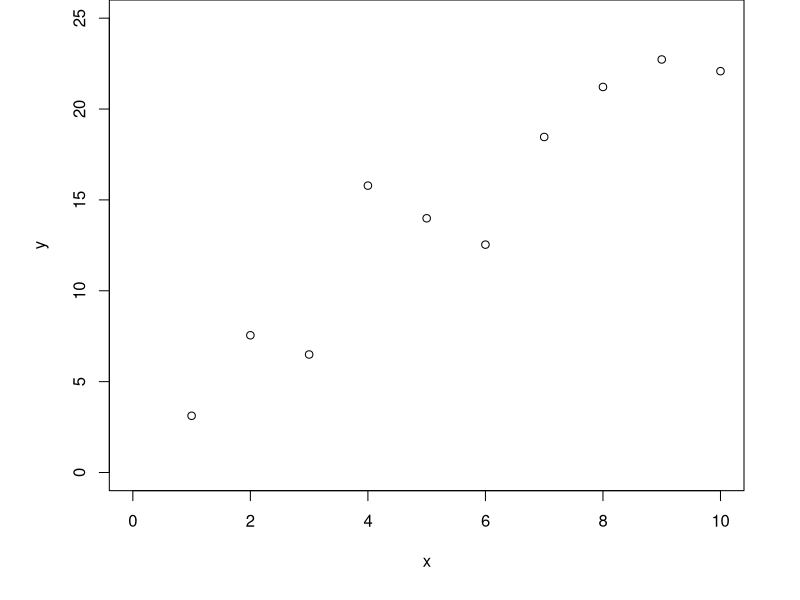
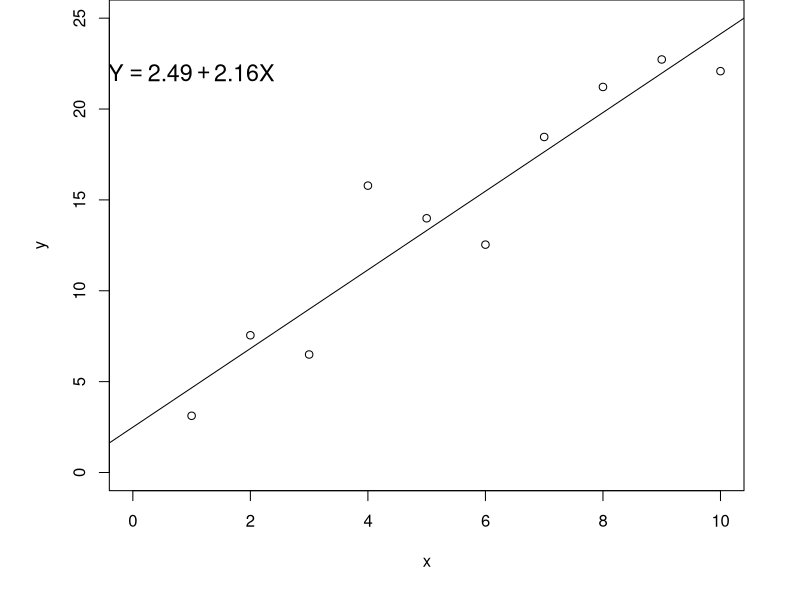
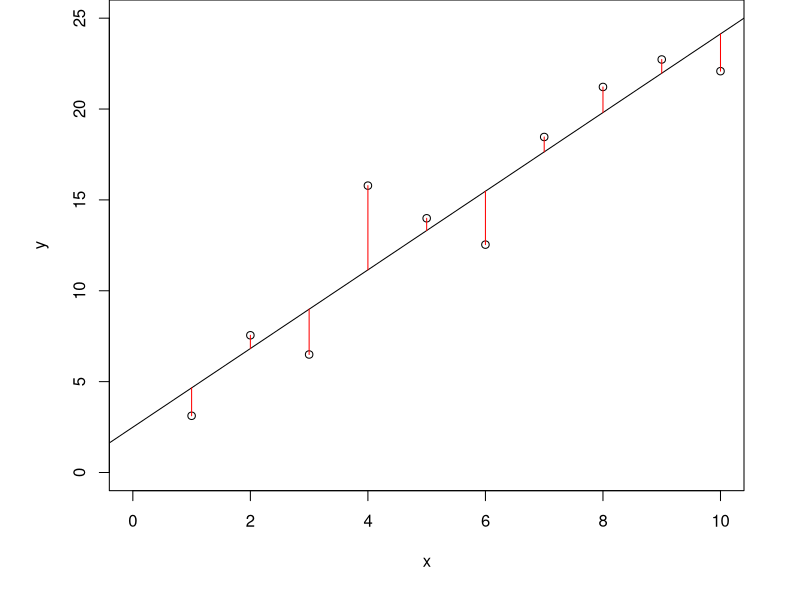
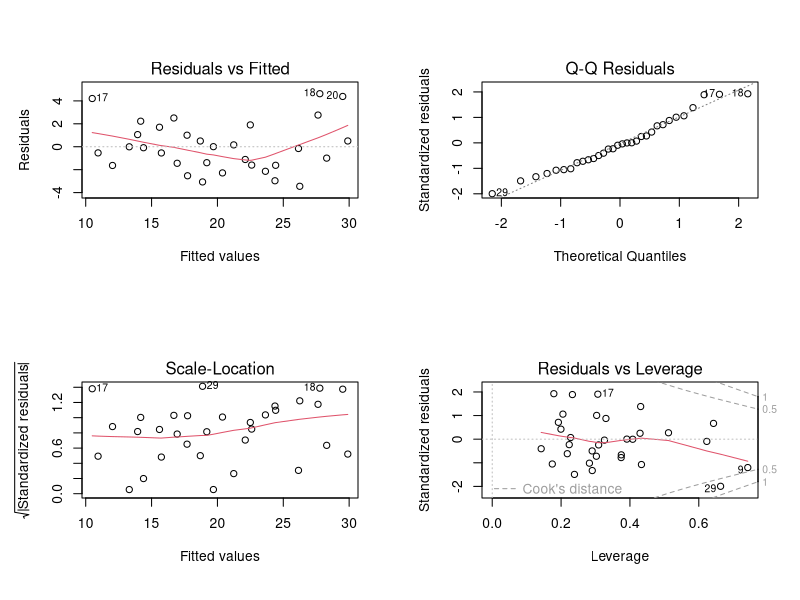

Generate these figures, in order, with R:
## ---- chunk 1
x <- seq(1,10)
set.seed(1)
y <- 3 + 2*x + rnorm(n=10,mean=0,sd=3)
opar <- par(mai=c(1.093333, 1.093333, 0, 0.560000))
plot(x,y, xlim=c(0,10), ylim=c(0,25))
par(opar)

## ---- chunk 2
x <- seq(1,10)
set.seed(1)
y <- 3 + 2*x + rnorm(n=10,mean=0,sd=3)
opar <- par(mai=c(1.093333, 1.093333, 0, 0.560000))
plot(x,y, xlim=c(0,10), ylim=c(0,25))
slm <- lm(y ~ x)
abline(slm)
text(1, 22, bquote(Y == .(round(coef(slm)[1],2)) + .(round(coef(slm)[2],2))*X),
     cex = 1.4)
par(opar)

## ---- chunk 3
x <- seq(1,10)
set.seed(1)
y <- 3 + 2*x + rnorm(n=10,mean=0,sd=3)
opar <- par(mai=c(1.093333, 1.093333, 0, 0.560000))
plot(x,y, xlim=c(0,10), ylim=c(0,25))
slm <- lm(y ~ x)
abline(slm)
segments(x0=x, y0=slm$fitted, x1=x, y1=y, col="red")
par(opar)

## ---- chunk 4
level <- factor(rep(c(1,2,3)),labels = c("low","medium","high"))
pos <- factor(rep(c(1,2,3),each=11),labels = c("left","center","right"))
test <- expand.grid(pos=pos,level=level)
contrasts(level)
## ---- chunk 5
set.seed(5)
resp <- rnorm(99, rep(c(10,20,25), each=33),)
num <- c(runif(33,1,5), runif(33,6,10), runif(33,11,15))
test <- data.frame(resp, num, test)
summary(lm(resp ~ level, test))$call
summary(lm(resp ~ level, test))$coefficients[,1, drop=F]
## ---- chunk 6
summary(lm(resp ~ level * num, test))$call
summary(lm(resp ~ level * num, test))$coefficients[,1, drop=F]
## ---- chunk 7

summary(lm(resp ~ level * pos, test))$call
summary(lm(resp ~ level * pos, test))$coefficients[,1, drop=F]
## ---- chunk 8
row.names(mtcars) <- NULL
par(mfrow=c(2,2))
plot(lm(mpg ~ ., data=mtcars))
par(mfrow=c(1,1))
